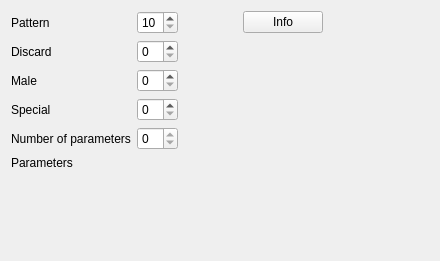
            <widget class="QWidget" name="tab_selex_age">
             <attribute name="title">
              <string>Age</string>
             </attribute>
             <layout class="QVBoxLayout" name="verticalLayout_10">
              <item>
               <layout class="QGridLayout" name="gridLayout_selex_age">
                <item row="0" column="2">
                 <widget class="QLabel" name="label_selex_age_pattern_info">
                  <property name="text">
                   <string/>
                  </property>
                 </widget>
                </item>
                <item row="6" column="0">
                 <spacer name="verticalSpacer_4">
                  <property name="orientation">
                   <enum>Qt::Vertical</enum>
                  </property>
                  <property name="sizeHint" stdset="0">
                   <size>
                    <width>20</width>
                    <height>40</height>
                   </size>
                  </property>
                 </spacer>
                </item>
                <item row="0" column="0">
                 <widget class="QLabel" name="label_selex_age_pattern">
                  <property name="text">
                   <string>Pattern</string>
                  </property>
                 </widget>
                </item>
                <item row="1" column="0">
                 <widget class="QLabel" name="label_selex_age_discard">
                  <property name="text">
                   <string>Discard</string>
                  </property>
                 </widget>
                </item>
                <item row="0" column="1">
                 <widget class="QSpinBox" name="spinBox_selex_age_pattern">
                  <property name="prefix">
                   <string/>
                  </property>
                  <property name="minimum">
                   <number>10</number>
                  </property>
                  <property name="maximum">
                   <number>26</number>
                  </property>
                 </widget>
                </item>
                <item row="0" column="5">
                 <spacer name="horizontalSpacer_21">
                  <property name="orientation">
                   <enum>Qt::Horizontal</enum>
                  </property>
                  <property name="sizeType">
                   <enum>QSizePolicy::Fixed</enum>
                  </property>
                  <property name="sizeHint" stdset="0">
                   <size>
                    <width>100</width>
                    <height>20</height>
                   </size>
                  </property>
                 </spacer>
                </item>
                <item row="3" column="0">
                 <widget class="QLabel" name="label_selex_age_special">
                  <property name="text">
                   <string>Special</string>
                  </property>
                 </widget>
                </item>
                <item row="1" column="1">
                 <widget class="QSpinBox" name="spinBox_selex_age_discard"/>
                </item>
                <item row="2" column="0">
                 <widget class="QLabel" name="label_selex_age_male">
                  <property name="text">
                   <string>Male</string>
                  </property>
                 </widget>
                </item>
                <item row="2" column="1">
                 <widget class="QSpinBox" name="spinBox_selex_age_male"/>
                </item>
                <item row="3" column="1">
                 <widget class="QSpinBox" name="spinBox_selex_age_special"/>
                </item>
                <item row="4" column="0">
                 <widget class="QLabel" name="label_selex_age_num_params">
                  <property name="text">
                   <string>Number of parameters</string>
                  </property>
                 </widget>
                </item>
                <item row="4" column="1">
                 <widget class="QSpinBox" name="spinBox_selex_age_num_params">
                  <property name="readOnly">
                   <bool>true</bool>
                  </property>
                  <property name="prefix">
                   <string/>
                  </property>
                 </widget>
                </item>
                <item row="0" column="4">
                 <widget class="QPushButton" name="pushButton_selex_age_pattern_info">
                  <property name="text">
                   <string>Info</string>
                  </property>
                 </widget>
                </item>
                <item row="5" column="0">
                 <widget class="QLabel" name="label_selex_age_params">
                  <property name="text">
                   <string>Parameters</string>
                  </property>
                 </widget>
                </item>
                <item row="5" column="1" rowspan="2" colspan="5">
                 <layout class="QVBoxLayout" name="verticalLayout_selex_age_params"/>
                </item>
                <item row="0" column="3">
                 <spacer name="horizontalSpacer_22">
                  <property name="orientation">
                   <enum>Qt::Horizontal</enum>
                  </property>
                  <property name="sizeHint" stdset="0">
                   <size>
                    <width>40</width>
                    <height>20</height>
                   </size>
                  </property>
                 </spacer>
                </item>
               </layout>
              </item>
              <item>
               <spacer name="verticalSpacer_3">
                <property name="orientation">
                 <enum>Qt::Vertical</enum>
                </property>
                <property name="sizeHint" stdset="0">
                 <size>
                  <width>20</width>
                  <height>40</height>
                 </size>
                </property>
               </spacer>
              </item>
             </layout>
            </widget>
